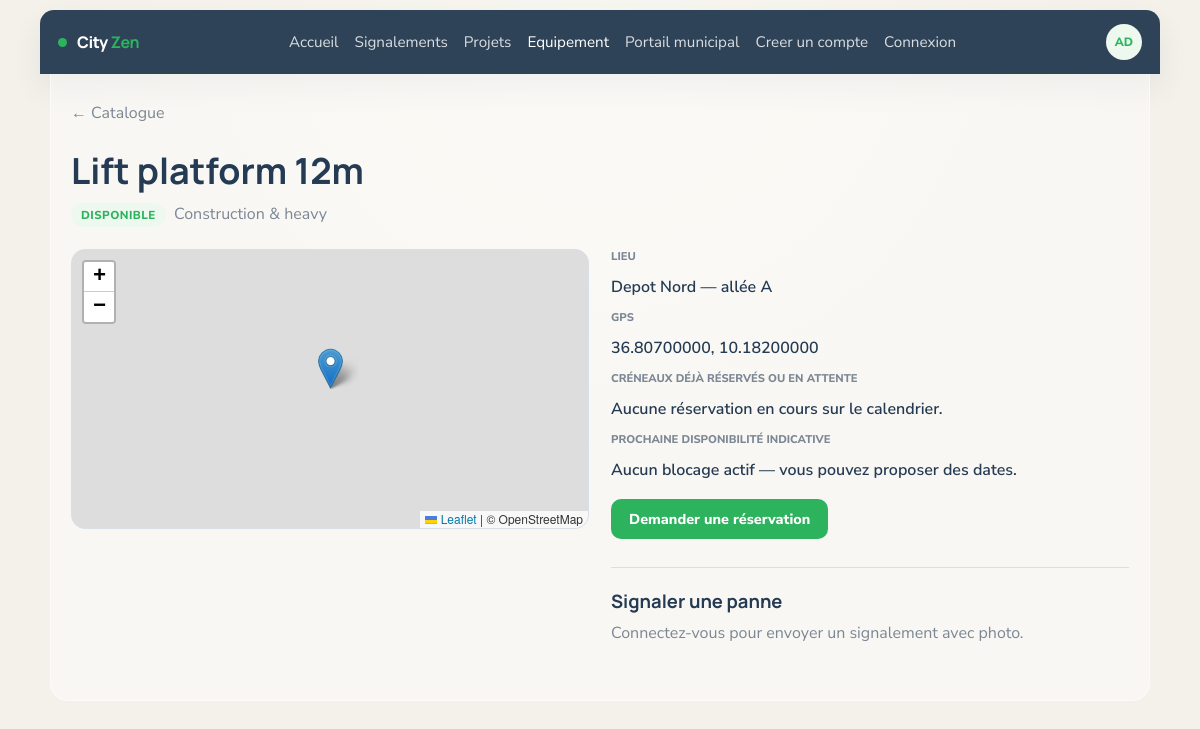
Page /equipment/detail.php?id=2 on the committed database.
### tables this page shows
CREATE TABLE equipment (
    id               INT UNSIGNED AUTO_INCREMENT PRIMARY KEY,
    name             VARCHAR(150)    NOT NULL,
    status           ENUM('available','reserved','maintenance','out_of_service') NOT NULL DEFAULT 'available',
    location         VARCHAR(255)    NOT NULL DEFAULT '',
    type_id          INT UNSIGNED    NOT NULL,
    last_maintenance DATE            NULL,
    latitude         DECIMAL(10,8)   NULL,
    longitude        DECIMAL(11,8)   NULL,
    CONSTRAINT fk_equipment_type
        FOREIGN KEY (type_id) REFERENCES type_equipment(id)
        ON DELETE RESTRICT ON UPDATE CASCADE
);

CREATE TABLE type_equipment (
    id                                   INT UNSIGNED AUTO_INCREMENT PRIMARY KEY,
    category_name                        VARCHAR(150)     NOT NULL,
    icon                                 VARCHAR(64)      NOT NULL DEFAULT '📦',
    daily_cost                           DECIMAL(10,2)    NOT NULL DEFAULT 0.00,
    warranty_months                      TINYINT UNSIGNED NOT NULL DEFAULT 12,
    default_maintenance_frequency_months TINYINT UNSIGNED NOT NULL DEFAULT 6
);

### equipment_bo/app/models/Reservation.php (called while the page is built, shortened)
<?php
class Reservation
{
    private $pdo;
    public function __construct(PDO $pdo)
    {
        $this->pdo = $pdo;
    }
    public function latestBlockingEnd(int $equipmentId): ?string
    {
        $stmt = $this->pdo->prepare(
            'SELECT MAX(end_date) AS mx FROM reservation
             WHERE equipment_id = :eq AND status IN (\'pending\',\'approved\') AND end_date > NOW()'
        );
        $stmt->execute([':eq' => $equipmentId]);
        $mx = $stmt->fetchColumn();
        if ($mx === false || $mx === null) {
            return null;
        }
        return (string) $mx;
    }
    public function busyRangesForEquipment(int $equipmentId): array
    {
        $sql = 'SELECT start_date, end_date FROM reservation
                WHERE equipment_id = :eq
                  AND status IN (\'pending\', \'approved\')
                ORDER BY start_date ASC';
        $stmt = $this->pdo->prepare($sql);
        $stmt->execute([':eq' => $equipmentId]);
        $out = [];
        while ($row = $stmt->fetch()) {
            $out[] = [
                'start' => (string) $row['start_date'],
                'end'   => (string) $row['end_date'],
            ];
        }
        return $out;
    }
}

### equipment_bo/app/models/Equipment.php (called while the page is built, shortened)
<?php
class Equipment
{
    private $pdo;
    public function __construct(PDO $pdo)
    {
        $this->pdo = $pdo;
    }
    public function findWithType(int $id): ?array
    {
        $stmt = $this->pdo->prepare(
            'SELECT e.id, e.name, e.status, e.location, e.type_id, e.last_maintenance, e.latitude, e.longitude,
                    t.category_name AS type_category_name, t.icon AS type_icon
             FROM equipment e
             INNER JOIN type_equipment t ON t.id = e.type_id
             WHERE e.id = :id'
        );
        $stmt->execute([':id' => $id]);
        $row = $stmt->fetch();
        return $row === false ? null : $row;
    }
}

### includes/auth.php (called while the page is built, shortened)
<?php
function cityzen_is_logged_in(): bool
{
    $u = $_SESSION['cityzen_user'] ?? null;
    return is_array($u) && ($u['username'] ?? '') !== '';
}
function cityzen_login_url(string $next = ''): string
{
    $login = cityzen_asset('admin/login.php');
    return $login . '?next=' . rawurlencode($next);
}

### equipment/detail.php (the view, shortened to what this page needs)
<?php
require_once dirname(__DIR__) . '/includes/layout.php';
require_once dirname(__DIR__) . '/includes/db.php';
require_once dirname(__DIR__) . '/equipment_bo/app/models/Equipment.php';
require_once dirname(__DIR__) . '/equipment_bo/app/models/Reservation.php';
$pdo = cityzen_db();
$equipment = new Equipment($pdo);
$reservations = new Reservation($pdo);
$id = (int) ($_GET['id'] ?? 0);
$row = $id > 0 ? $equipment->findWithType($id) : null;
$st = (string) $row['status'];
$badgeClass = match ($st) {
    'available' => 'eq-badge--available',
    'reserved' => 'eq-badge--reserved',
    'maintenance' => 'eq-badge--maintenance',
    default => 'eq-badge--out',
};
$stLabel = match ($st) {
    'available' => 'Disponible',
    'reserved' => 'En utilisation',
    'maintenance' => 'En maintenance',
    'out_of_service' => 'Hors service',
    default => $st,
};
$busy = $reservations->busyRangesForEquipment($id);
$nextEnd = $reservations->latestBlockingEnd($id);
$canRequest = $st === 'available';
$lat = $row['latitude'] ?? null;
$lng = $row['longitude'] ?? null;
$hasMap = $lat !== null && $lat !== '' && $lng !== null && $lng !== '';
require __DIR__ . '/includes/shell_start.php';
?>
  <p class="eq-page-lead"><a href="<?= htmlspecialchars(cityzen_asset('equipment/index.php'), ENT_QUOTES, 'UTF-8') ?>">← Catalogue</a></p>
  <h1 class="eq-page-title"><?= htmlspecialchars((string) $row['name'], ENT_QUOTES, 'UTF-8') ?></h1>
  <p class="eq-page-lead">
    <span class="eq-badge <?= $badgeClass ?>"><?= htmlspecialchars($stLabel, ENT_QUOTES, 'UTF-8') ?></span>
    &nbsp;<?= htmlspecialchars((string) $row['type_category_name'], ENT_QUOTES, 'UTF-8') ?>
  </p>
  <div class="eq-detail-grid">
    <div>
      <?php if ($hasMap): ?>
        <div id="eq-map" class="eq-map" role="img" aria-label="Carte du lieu"></div>
      <?php else: ?>
        <p class="eq-page-lead">Pas de coordonnées GPS pour cet équipement.</p>
      <?php endif; ?>
    </div>
    <div>
      <dl class="eq-detail-dl">
        <dt>Lieu</dt>
        <dd><?= htmlspecialchars((string) $row['location'], ENT_QUOTES, 'UTF-8') ?></dd>
        <?php if ($hasMap): ?>
          <dt>GPS</dt>
          <dd><?= htmlspecialchars((string) $lat, ENT_QUOTES, 'UTF-8') ?>, <?= htmlspecialchars((string) $lng, ENT_QUOTES, 'UTF-8') ?></dd>
        <?php endif; ?>
        <dt>Créneaux déjà réservés ou en attente</dt>
        <dd>
          <?php if ($busy === []): ?>
            Aucune réservation en cours sur le calendrier.
          <?php endif; ?>
        </dd>
        <dt>Prochaine disponibilité indicative</dt>
        <dd>
          <?php if ($nextEnd !== null): ?>
            Après le <strong><?= htmlspecialchars($nextEnd, ENT_QUOTES, 'UTF-8') ?></strong> (sous réserve de validation).
          <?php else: ?>
            Aucun blocage actif — vous pouvez proposer des dates.
          <?php endif; ?>
        </dd>
      </dl>
      <?php if ($canRequest): ?>
        <p style="margin-top:18px">
          <a class="eq-btn eq-btn--primary" href="<?= htmlspecialchars(cityzen_asset('equipment/reserve.php?equipment_id=' . $id), ENT_QUOTES, 'UTF-8') ?>">Demander une réservation</a>
        </p>
      <?php else: ?>
        <p class="eq-page-lead">Réservation en ligne indisponible pour le moment (statut équipement).</p>
      <?php endif; ?>
      <section style="margin-top:28px;padding-top:20px;border-top:1px solid var(--line)">
        <h2 class="eq-page-title" style="font-size:1.15rem">Signaler une panne</h2>
        <?php if (!cityzen_is_logged_in() || cityzen_current_user_id() <= 0): ?>
          <p class="eq-page-lead"><a href="<?= htmlspecialchars(cityzen_login_url(cityzen_asset('equipment/detail.php?id=' . $id)), ENT_QUOTES, 'UTF-8') ?>">Connectez-vous</a> pour envoyer un signalement avec photo.</p>
        <?php endif; ?>
      </section>
    </div>
  </div>
<?php require __DIR__ . '/includes/shell_end.php'; ?>

### assets/css/style.css (style rules this page uses)
:root { --bg: #f4f1ea; --surface: #ffffff; --surface-soft: #fbf8f2; --ink: #243b53; --muted: #7b8794; --line: #d9dfe7; --nav: #2f4358; --green: #2db35d; --green-soft: #edf8ef; --orange: #f08a1f; --orange-soft: #fff2df; --red: #ef523f; --red-soft: #feece8; --blue-soft: #eef5fb; --shadow: 0 14px 30px rgba(29, 53, 87, 0.08); --radius-lg: 18px; --radius-md: 14px; --radius-sm: 10px; }
* { box-sizing: border-box; }
html { scroll-behavior: smooth; }
body { margin: 0; font-family: "Nunito Sans", sans-serif; background: radial-gradient(circle at top, #f8f6f0 0%, var(--bg) 58%); color: var(--ink); }
a { color: inherit; text-decoration: none; }

### assets/css/equipment_public.css (style rules this page uses)
.eq-page-title { font-family: "Manrope", sans-serif; font-size: clamp(1.75rem, 4vw, 2.25rem); margin: 0 0 8px; }
.eq-page-lead { color: var(--muted); margin: 0 0 22px; max-width: 640px; }
.eq-badge { display: inline-block; padding: 4px 10px; border-radius: 999px; font-size: 0.72rem; font-weight: 800; text-transform: uppercase; letter-spacing: 0.04em; }
.eq-badge--available { background: var(--green-soft); color: var(--green); }
.eq-btn { display: inline-flex; align-items: center; justify-content: center; gap: 8px; padding: 10px 18px; border-radius: var(--radius-sm); font-weight: 800; border: none; cursor: pointer; text-decoration: none; font-size: 0.9rem; }
.eq-btn--primary { background: var(--green); color: #fff; }
.eq-detail-grid { display: grid; grid-template-columns: 1fr minmax(0, 1fr); gap: 22px; align-items: start; }
.eq-map { height: 280px; border-radius: var(--radius-md); border: 1px solid var(--line); z-index: 1; }
.eq-detail-dl { margin: 0; display: grid; gap: 12px; }
.eq-detail-dl dt { font-size: 0.7rem; font-weight: 800; text-transform: uppercase; color: var(--muted); margin: 0; }
.eq-detail-dl dd { margin: 0; font-weight: 600; }

### rows in the picture
equipment: name "Lift platform 12m", status "DISPONIBLE", type.category_name "Construction & heavy", location "Depot Nord — allée A", latitude "36.80700000", longitude "10.18200000"

### other values in the picture
$item['label'] "Accueil"
$item['label'] "Signalements"
$item['label'] "Projets"
$item['label'] "Equipement"
$item['label'] "Portail municipal"
$item['label'] "Creer un compte"
$item['label'] "Connexion"
cityzen_user_initials() "AD"
